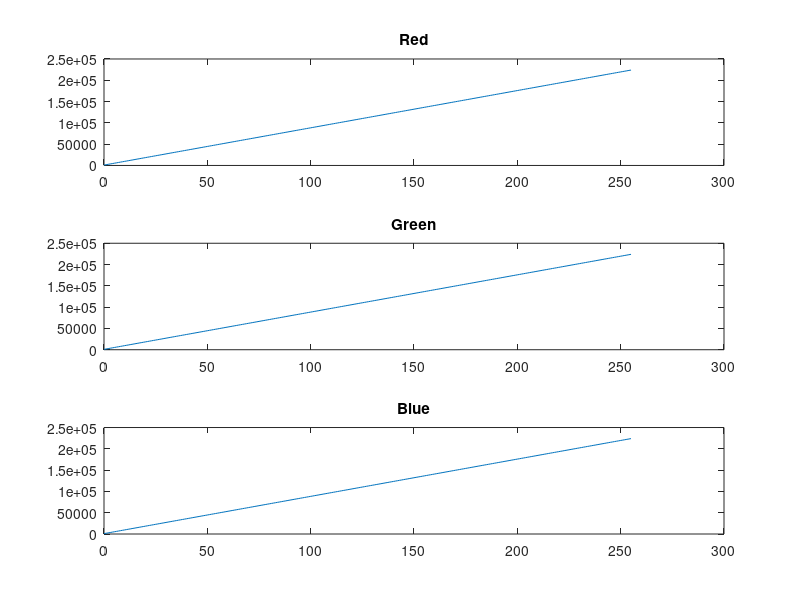

This figure's MATLAB source:
file = fopen('vs/sumHistogramR.txt','r');
sumhistR = fread(file, 256, 'int');
file = fopen('vs/sumHistogramG.txt','r');
sumhistG = fread(file, 256, 'int');
file = fopen('vs/sumHistogramB.txt','r');
sumhistB = fread(file, 256, 'int');
x = 0:1:255; 
x = int32(x);
subplot(3,1,1)
plot(x,sumhistR,'-'); 
title('Red');
subplot(3,1,2)
plot(x,sumhistG,'-'); 
title('Green');
subplot(3,1,3)
plot(x,sumhistB,'-'); 
title('Blue');